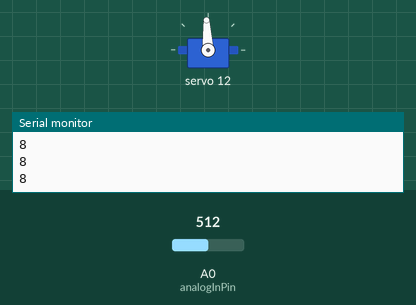
Bench run of a sketch on a simulated Arduino Uno, built with avr-gcc and run on an emulated ATmega328P. On the bench: servo, the last lines printed to the serial monitor. Inputs (shaded band) come from the test bench; at power-on: A0 (analogInPin) = 512.

Above: at 1.2 s.
1.3 s: A0 (analogInPin) set to 306
2.8 s: A0 (analogInPin) set to 363
4.3 s: A0 (analogInPin) set to 386
At 4.8 s:
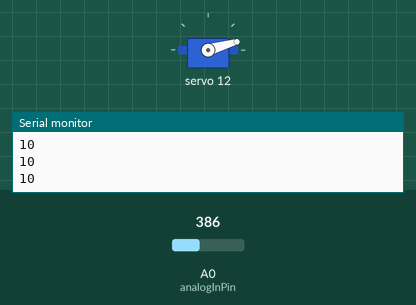
At 6.46 s:
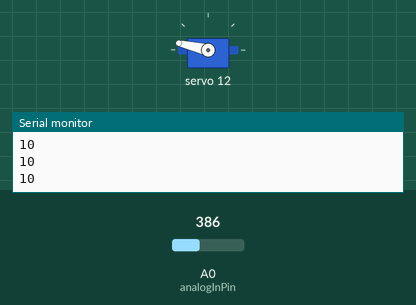
7.3 s: A0 (analogInPin) set to 511
At 7.72 s:
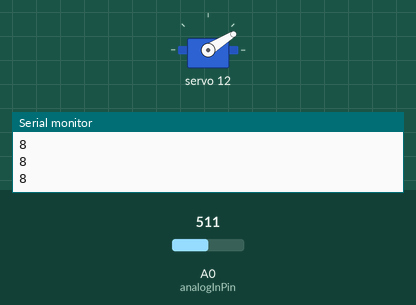
10.3 s: A0 (analogInPin) set to 170
Timing chart, 0 to 12.8 s (numbered marks = the images above; inputs shaded):
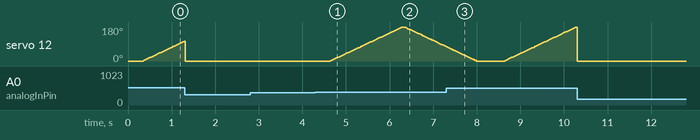

The sketch:

titan.ino
```cpp
#include <Wire.h>
#include <Adafruit_PWMServoDriver.h>
Adafruit_PWMServoDriver pwm = Adafruit_PWMServoDriver();
#define USMIN  600 // This is the rounded 'minimum' microsecond length based on the minimum pulse of 150
#define USMAX  2400 // This is the rounded 'maximum' microsecond length based on the maximum pulse of 600
#define SERVO_FREQ 60 // Analog servos run at ~60 Hz updates

int SENSITIVITY = 10; // MAX 5 to MIN 150


uint8_t servonum = 12; //12 горизонт 13 вертикаль

const int analogInPin = A0;  // Analog input pin that the potentiometer is attached to
const int analogOutPin = 9; // Analog output pin that the LED is attached to

int sensorValue = 0;        // value read from the pot
int outputValue = 0;        // value output to the PWM (analog out)

void setup() {
Serial.begin(9600);
  pwm.begin();
  pwm.setOscillatorFrequency(27000000);  // The int.osc. is closer to 27MHz
  pwm.setPWMFreq(SERVO_FREQ);  // Analog servos run at ~60 Hz updates
}

void setServoPulse(uint8_t n, double pulse) {
  double pulselength;

  pulselength = 1000000;   // 1,000,000 us per second
  pulselength /= SERVO_FREQ;   // Analog servos run at ~60 Hz updates
  Serial.print(pulselength); Serial.println(" us per period");
  pulselength /= 4096;  // 12 bits of resolution
  Serial.print(pulselength); Serial.println(" us per bit");
  pulse *= 1000000;  // convert input seconds to us
  pulse /= pulselength;
  Serial.println(pulse);
  pwm.setPWM(n, 0, pulse);
}

void turnOnAngl(int angl, int pin){
  int cur_len = map(angl, 1, 181, 50, 600);
    pwm.setPWM(pin,0, cur_len);
}
float volts = 0;
float distance = 0;

int getLevelSignal(){
 sensorValue = analogRead(analogInPin);
 volts = 1.0 * sensorValue / 1024 * 5;
 distance = 20 * pow(volts, -1);
 return (int)distance;
}

int i = 0;
void rotationY(){
    for(i = 0; i<180;i++){
    delay(1);
    Serial.print(getLevelSignal());
    Serial.print(",");
    turnOnAngl(i,12);
  }
  Serial.println();
    for(i = 180; i>0;i--){
    delay(1);
    Serial.print(getLevelSignal());
    Serial.print(",");
    turnOnAngl(i,13);
  }
  Serial.println();
}

void rotationX(){
    for(i = 0; i<180;i++){
    delay(1);
    Serial.print(i);
    Serial.print(":");
    Serial.println(getLevelSignal());
//    if(i%60==0){
//      turnOnAngl(i-90,13);
//    }
    turnOnAngl(i,12);
  }
  Serial.println();
    for(i = 180; i>0;i--){
    delay(1);
    Serial.print(i);
    Serial.print(":");
    Serial.println(getLevelSignal());
//    if(i%60==0){
//     turnOnAngl(i+90,13);
//    }
    turnOnAngl(i,12);
  }
  Serial.println();
}

int findDirection(){
  int j = 0;
   for(j = 0; j<180;j++){
    delay(10);
    turnOnAngl(j,12);
    int d = getLevelSignal();
    Serial.println(d);
    if(d>SENSITIVITY){
      return d;
    }
  }
   for(j = 180; j>0;j--){
    delay(10);
    turnOnAngl(j,12);
    int d = getLevelSignal();
    Serial.println(d);
    if(d>SENSITIVITY){
      return d;
    }
  }
}

void loop() {
  turnOnAngl(0,12);
  Serial.println(getLevelSignal());
  if(getLevelSignal()<=SENSITIVITY){
   findDirection();
  }
}
```

Measured:
- after the input at 4.3 s, servo 12: rises from 0° to 180° in 1.6 s, then falls to 75° in 1.0 s
